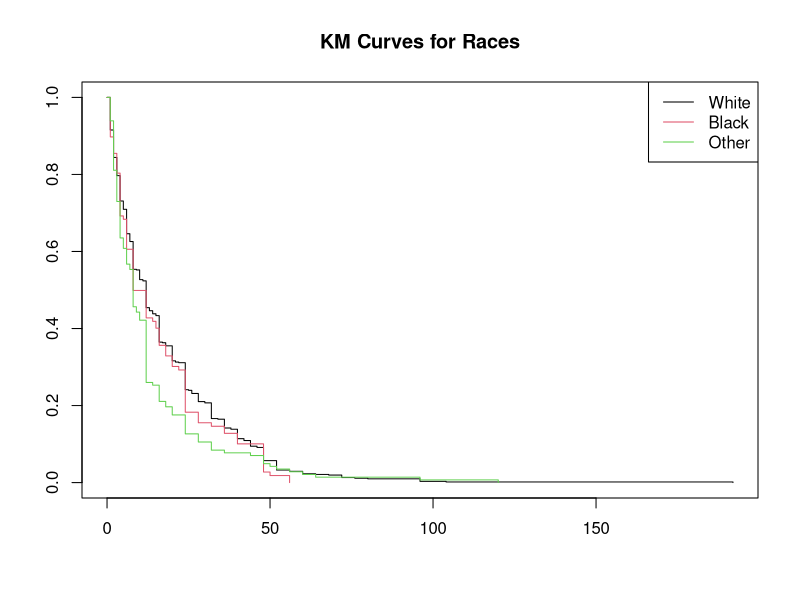
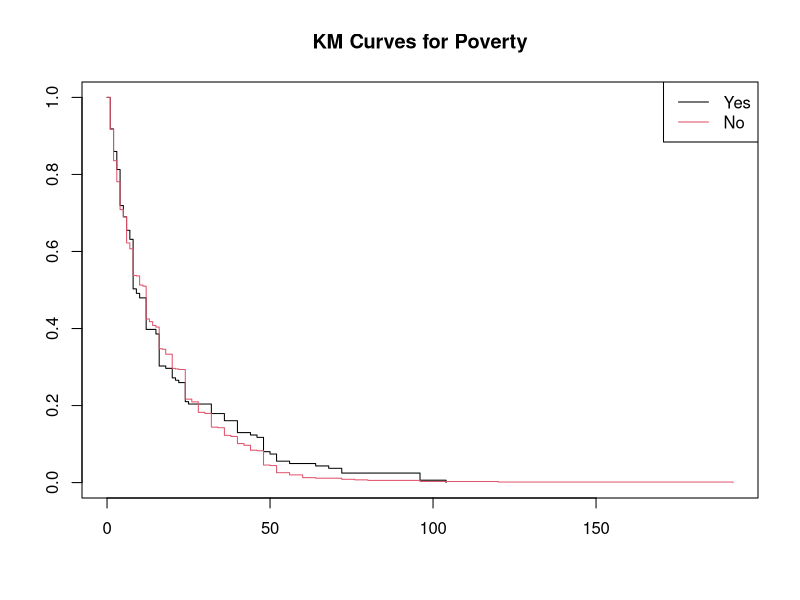
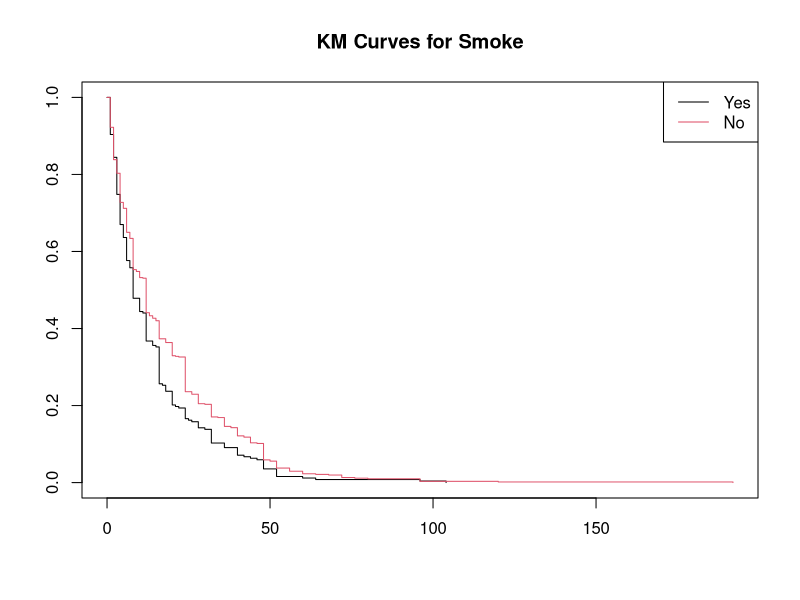
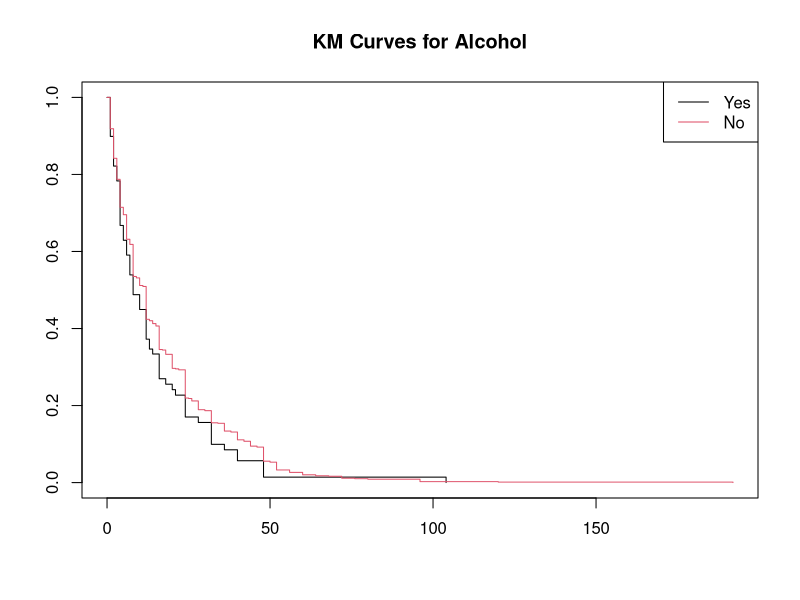
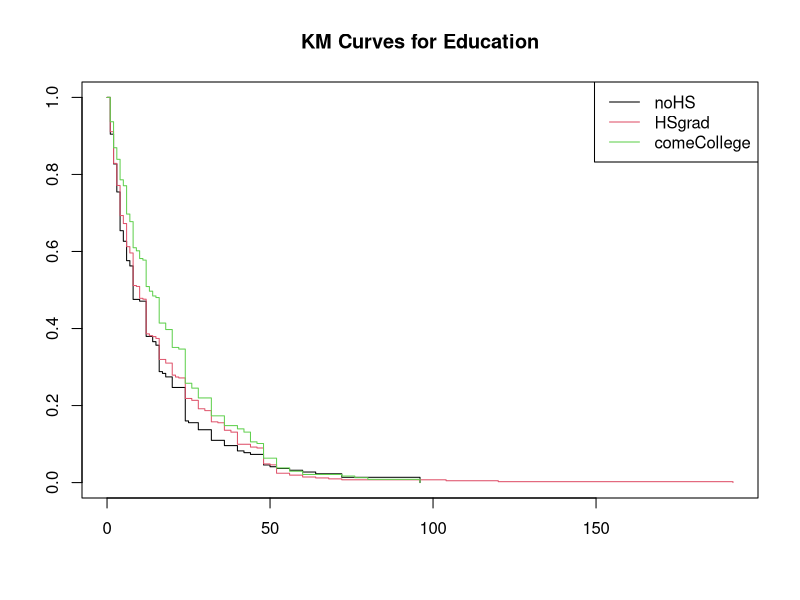
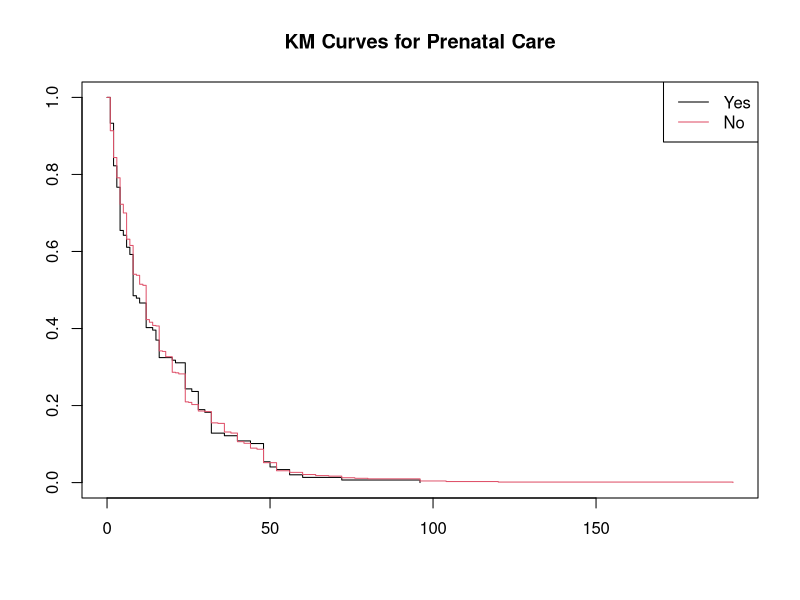
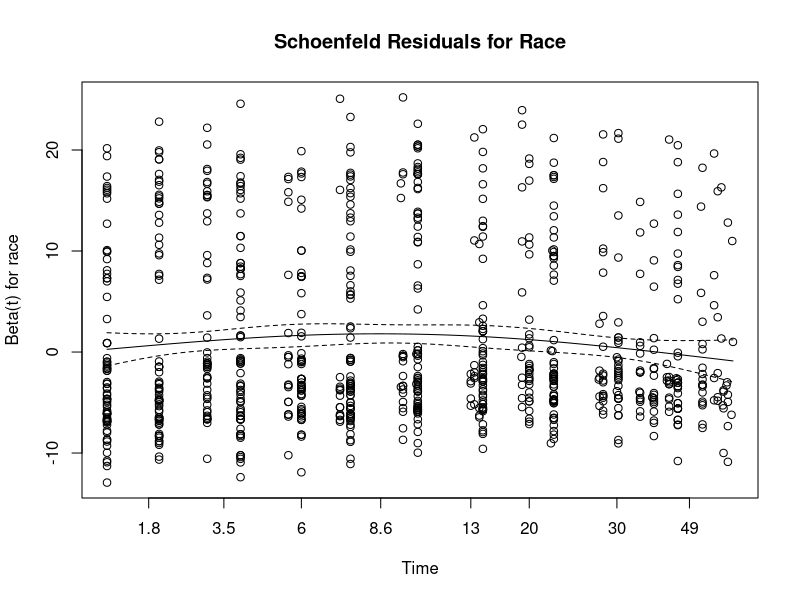
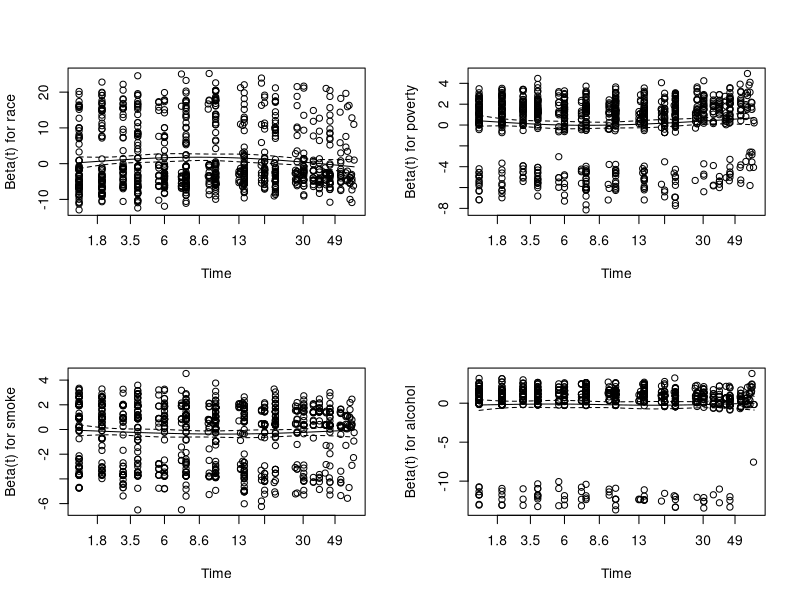

Source code (R) for these figures, in order:
## ---- chunk 1
library(KMsurv)
library(survival)
library(dplyr)
### We're using Bfeed from KMsurv
data(bfeed)
## ---- chunk 2
# data processing
df <- bfeed %>% 
  mutate(race = case_when(race == 1 ~ "white",
                          race == 2 ~ "black", 
                          race == 3 ~ "other") %>% 
           factor(levels = c("white", "black", "other")),
         poverty = factor(poverty, levels = c(1,0), labels = c("yes", "no")),
         smoke = factor(smoke, levels = c(1,0), labels = c("yes", "no")),
         alcohol = factor(alcohol, levels = c(1,0), labels = c("yes", "no")),
         pc3mth = factor(pc3mth, levels = c(1,0), labels = c("yes", "no")),
        yschool = case_when(yschool < 12 ~ "noHS",
                             yschool == 12 ~ "HSgrad", 
                             yschool > 12 ~ "someCollege") %>% 
           factor(levels = c("noHS", "HSgrad", "someCollege"))
         )

str(df)


# survival object
surv <- Surv(df$duration, df$delta)
## ---- chunk 3
# check for stratification in race
KMcurves_race <- survfit(surv ~ race, data = df)
plot(KMcurves_race, col = 1:3, main = "KM Curves for Races")
legend("topright", legend = c("White", "Black", "Other"), col = 1:3, lty = 1)
## ---- chunk 4
KMcurves_poverty <- survfit(surv ~ poverty, data = df)
plot(KMcurves_poverty, col = 1:2, main = "KM Curves for Poverty")
legend("topright", legend = c("Yes", "No"), col = 1:2, lty = 1)
## ---- chunk 5
KMcurves_smoke <- survfit(surv ~ smoke, data = df)
plot(KMcurves_smoke, col = 1:2, main = "KM Curves for Smoke")
legend("topright", legend = c("Yes", "No"), col = 1:2, lty = 1)
## ---- chunk 6
KMcurves_alcohol <- survfit(surv ~ alcohol, data = df)
plot(KMcurves_alcohol, col = 1:2, main = "KM Curves for Alcohol")
legend("topright", legend = c("Yes", "No"), col = 1:2, lty = 1)
## ---- chunk 7
# check for stratification in race
KMcurves_yschool <- survfit(surv ~ yschool, data = df)
plot(KMcurves_yschool, col = 1:3, main = "KM Curves for Education")
legend("topright", legend = c("noHS", "HSgrad", "comeCollege"), col = 1:3, lty = 1)
## ---- chunk 8
KMcurves_pc3mth <- survfit(surv ~ pc3mth, data = df)
plot(KMcurves_pc3mth, col = 1:2, main = "KM Curves for Prenatal Care")
legend("topright", legend = c("Yes", "No"), col = 1:2, lty = 1)
## ---- chunk 9
# full model with everything
cox1 <- coxph(surv ~ race+poverty+smoke+alcohol+agemth+yschool+pc3mth, data=df)
summary(cox1)
AIC(cox1)
drop1(cox1)
## ---- chunk 10
# Schoenfeld Residuals, test PH assumption
bfeed.zph <- cox.zph(cox1)
print(bfeed.zph)
plot(bfeed.zph[1], main = "Schoenfeld Residuals for Race")

par(mfrow = c(2,2))
plot(bfeed.zph)
## ---- chunk 11
# remove pc3mthno
cox2 <- coxph(surv ~ race+poverty+smoke+alcohol+agemth+yschool, data=df)
summary(cox2)
AIC(cox2)
drop1(cox2)


# remove agemth
cox3 <- coxph(surv ~ race+poverty+smoke+alcohol+yschool, data=df)
summary(cox3)
AIC(cox3)
drop1(cox3)


# remove alcohol
cox4 <- coxph(surv ~ race+poverty+smoke+yschool, data=df)
summary(cox4)
AIC(cox4)
drop1(cox4)

# remove yschool
cox5 <- coxph(surv ~ race+poverty+smoke, data=df)
summary(cox5)
AIC(cox5)
drop1(cox5)

# remove poverty
cox6 <- coxph(surv ~ race+smoke, data=df)
summary(cox6)
AIC(cox6)
drop1(cox6)
